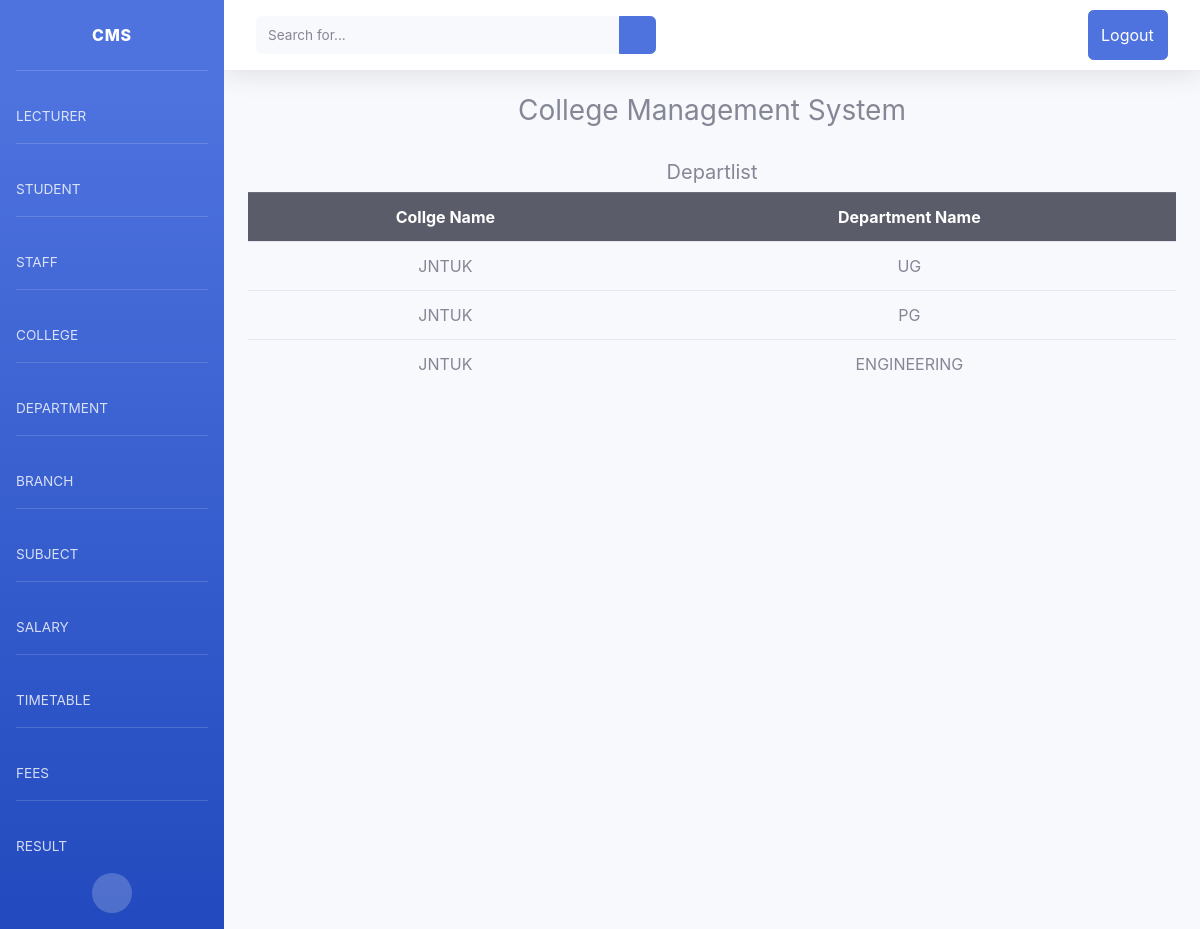
The page /Departlist/ (signed in) on the database its author committed.
### cmsapp/models.py (models this page shows, shortened)
class Depart(models.Model):
    id = models.IntegerField(primary_key=True)
    clg_name = models.ForeignKey(College, on_delete=models.CASCADE)
    dep_name = models.CharField(max_length=20)

class College(models.Model):
    clg_name = models.CharField(max_length=20, primary_key=True,blank=True)
    def __str__(self):
        return self.clg_name

### cmsapp/decorator.py (the view)
    def _inner(request, *args, **kwargs):
        if not request.user.is_admin:
            raise PermissionDenied
        return function(request, *args, **kwargs)

### cmsapp/decorator.py (called while the page is built)
def admin_only(function):
    def _inner(request, *args, **kwargs):
        if not request.user.is_admin:
            raise PermissionDenied
        return function(request, *args, **kwargs)
    return _inner

### cmsapp/views.py (called while the page is built)
@admin_only
def Departlist(request):
    departlist = Depart.objects.all()
    context={'departlist':departlist}
    return render(request,'department/departlist.html',context)

### templates/department/departlist.html
{% extends 'registration/home.html' %}
{% block content %}
<h5 class="text-center fw-bold">Departlist</h5>
<div class="container">
  <table class="table table-hover">
    <tbody class="table table-striped table-hover">
      <tr class="thead-dark text-center">
        <th>Collge Name</th>
        <th>Department Name</th>
      </tr>
      {% for data in departlist %}
      <tr class="text-center">
        <td>{{data.clg_name}}</td>
        <td>{{data.dep_name}}</td>
      </tr>
      {% endfor %}
    </tbody>
  </table>
</div>
{% endblock %}

### templates/registration/home.html (style rules this page uses)
body { font-family: 'Roboto', sans-serif; }

### rows shown on the page
Depart: clg_name "JNTUK", dep_name "UG"
Depart: clg_name "JNTUK", dep_name "PG"
Depart: clg_name "JNTUK", dep_name "ENGINEERING"
